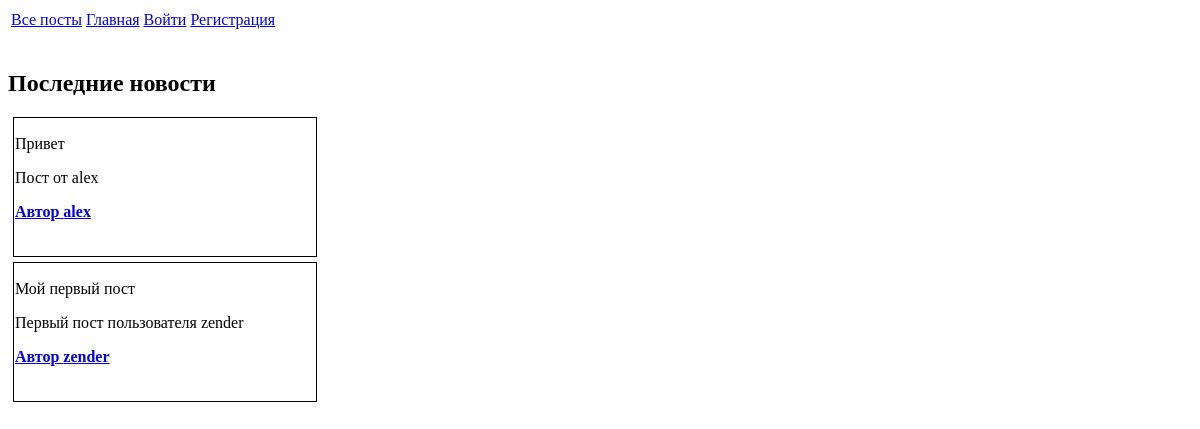
Before: /explore with the older database file.
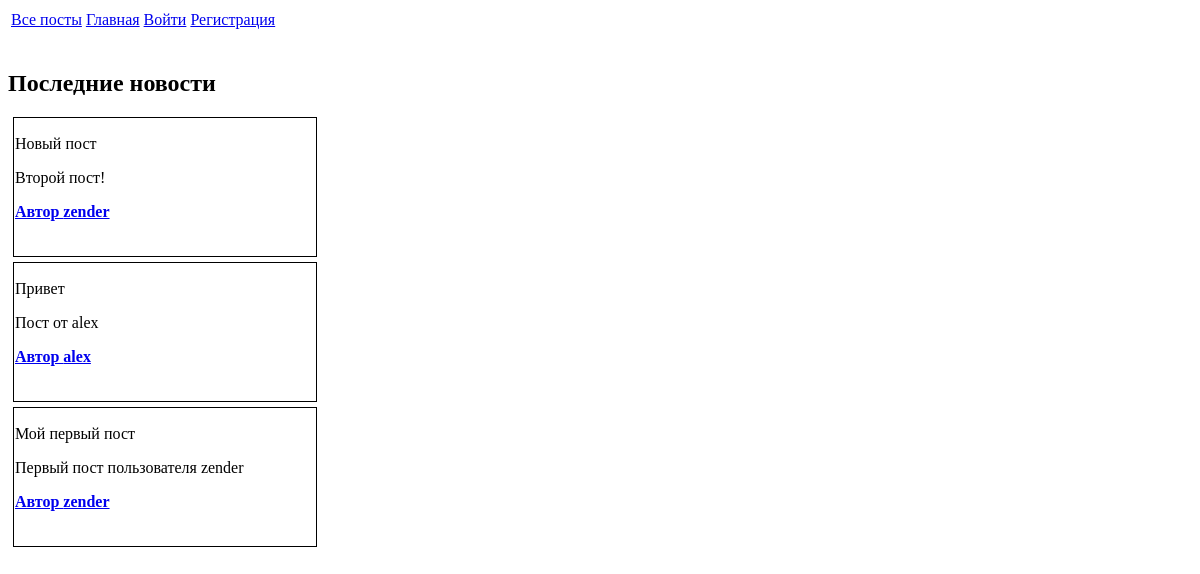
After: the same page with the newer database file.
### app/models.py (models this page shows, shortened)
class Post(db.Model):
    id = db.Column(db.Integer, primary_key=True)
    title = db.Column(db.String, unique=True, nullable=False)
    body = db.Column(db.String, nullable=False)
    dt =db.Column(db.DateTime,default=datetime.utcnow)
    user_id = db.Column(db.Integer, db.ForeignKey('user.id'))

class User(db.Model, UserMixin):
    id = db.Column(db.Integer, primary_key=True)
    username = db.Column(db.String, unique=True, nullable=False)
    password = db.Column(db.String(128), nullable=False)
    email= db.Column(db.String, unique=True, nullable=False)
    last_seen =db.Column(db.DateTime,default=datetime.utcnow)
    about_me = db.Column(db.String)
    posts = db.relationship('Post', backref='author', lazy='dynamic')
    followed = db.relationship(
        'User', secondary=followers,
        primaryjoin=(followers.c.follower_id==id),
        secondaryjoin=(followers.c.followed_id==id),
        backref=db.backref('follower', lazy='dynamic'), lazy='dynamic'
    )

### app/routes.py (the view)
@app.route('/explore')
def explore():
    posts = Post.query.order_by(Post.dt.desc()).all()
    return render_template('index.html', title='Все посты', posts=posts)

### app/routes.py (called while the page is built)
@app.before_request
def before_request():
    if current_user.is_authenticated:
        current_user.last_seen = datetime.utcnow()
        db.session.commit()

### app/templates/index.html (shortened to what this page needs)
{% extends 'base.html' %}
{% block content %}
    <h2>Последние новости</h2>
    {% for post in posts %}
        {% include '_post.html'  %}
    {% endfor %}
{% endblock %}

### app/templates/_post.html
<div class="post" style="width: 300px; border: 1px; padding: 1px; margin: 5px; border-style: solid;">
    <p>{{post.title}} </p>
    <p>{{post.body}} </p>
    {% if current_user == post.author %}
        <p><b> Автор {{post.author.username}} </b> </p>
        <p><a href="{{url_for('delete_post', id=post.id)}}">Удалить</a></p>
    {% else %}
        <p><b> <a href="{{url_for('profile', username=post.author.username)}}">Автор {{post.author.username}} </a></b> </p>
    {% endif %}
    <br>
</div>

Changed rows visible on the page:
added Post: title "Новый пост", body "Второй пост!", author.username "zender"
